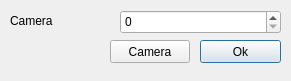
<?xml version="1.0" encoding="UTF-8"?>
<ui version="4.0">
 <class>ICameraDialog</class>
 <widget class="QDialog" name="ICameraDialog">
  <property name="geometry">
   <rect>
    <x>0</x>
    <y>0</y>
    <width>291</width>
    <height>81</height>
   </rect>
  </property>
  <property name="windowTitle">
   <string>Dialog</string>
  </property>
  <widget class="QLabel" name="lblCamera">
   <property name="geometry">
    <rect>
     <x>10</x>
     <y>10</y>
     <width>101</width>
     <height>21</height>
    </rect>
   </property>
   <property name="text">
    <string>Camera</string>
   </property>
  </widget>
  <widget class="QSpinBox" name="spnCamera">
   <property name="geometry">
    <rect>
     <x>120</x>
     <y>10</y>
     <width>161</width>
     <height>24</height>
    </rect>
   </property>
  </widget>
  <widget class="QPushButton" name="cmdOk">
   <property name="geometry">
    <rect>
     <x>200</x>
     <y>40</y>
     <width>81</width>
     <height>23</height>
    </rect>
   </property>
   <property name="text">
    <string>Ok</string>
   </property>
  </widget>
  <widget class="QPushButton" name="cmdCancel">
   <property name="geometry">
    <rect>
     <x>110</x>
     <y>40</y>
     <width>80</width>
     <height>23</height>
    </rect>
   </property>
   <property name="text">
    <string>Camera</string>
   </property>
  </widget>
 </widget>
 <resources/>
 <connections/>
</ui>
